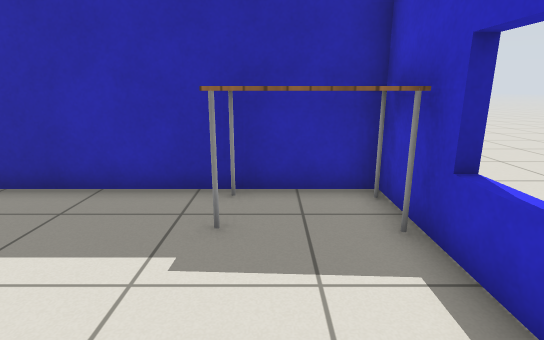
[1] (above)

12 first-person views from a walk through a world built for the Gazebo simulator. The camera is 1 m above the floor, tilts 14° down and sees 80° across. The floor is counted in squares, 0.5 m on a side. Each view is taken from the middle of a square. On the plan, view 1 faces up. The plan holds only what a view shows up to about 18 squares ahead; the rest is blank. Robots are left out. Simple patterns stand in for the simulator's built-in surfaces.

[2]
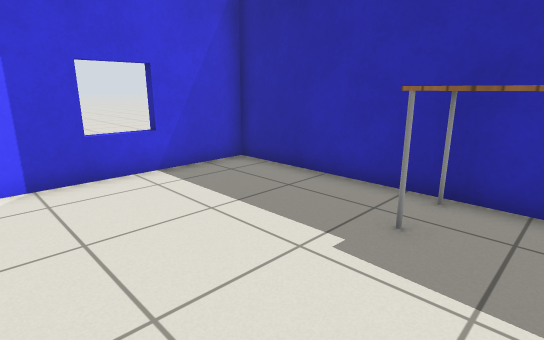

[3]
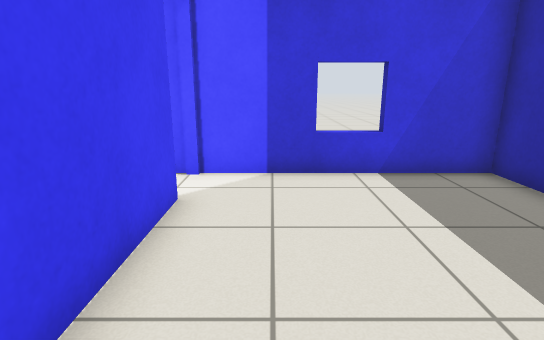

[4]
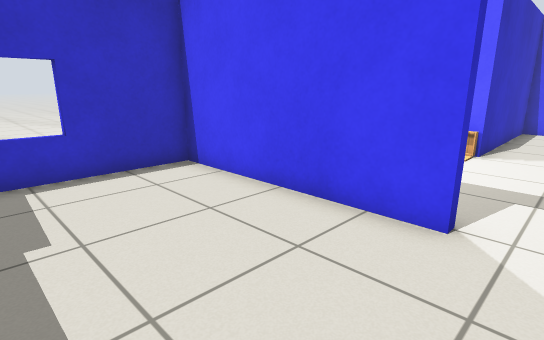

[5]
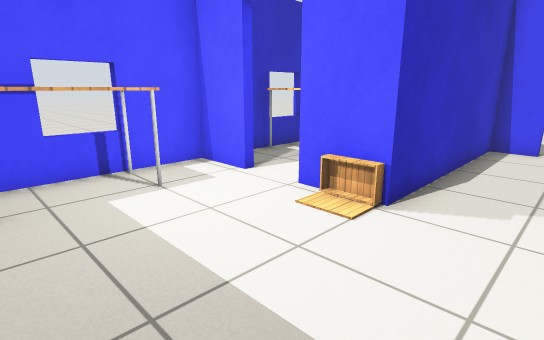

[6]
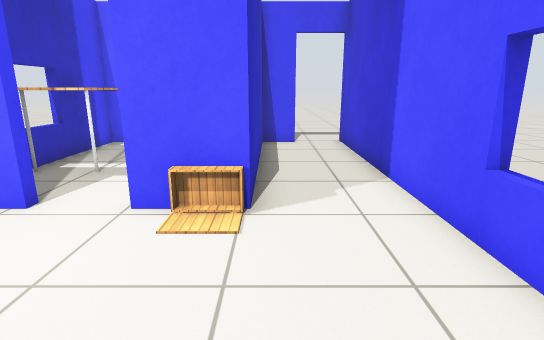

[7]
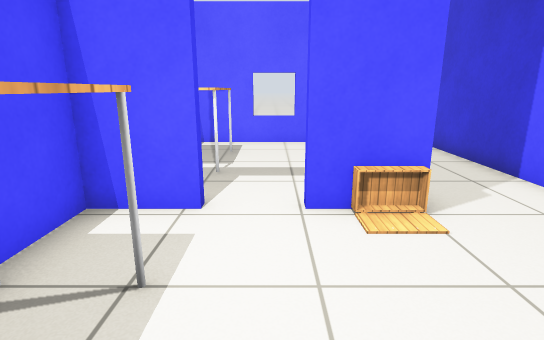

[8]
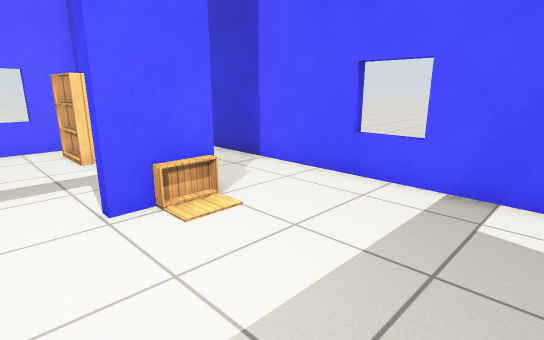

[9]
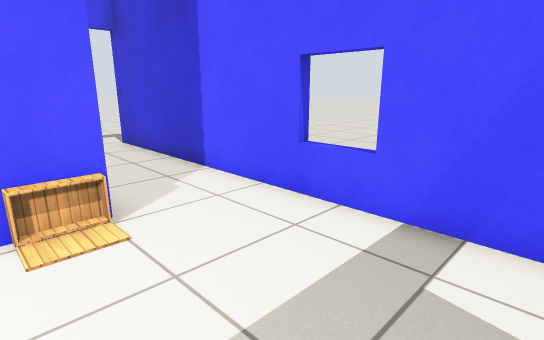

[10]
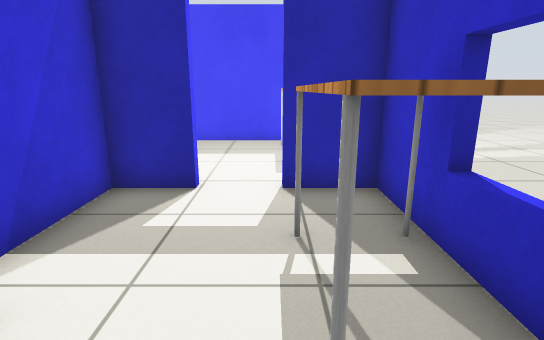

[11]
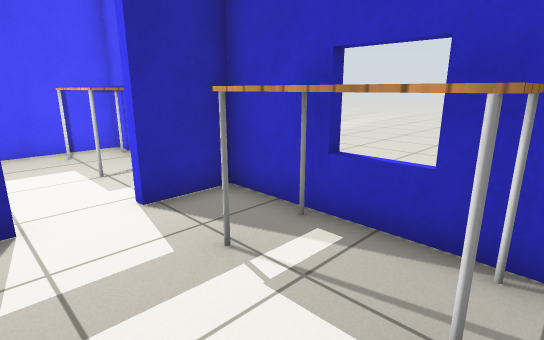

[12]
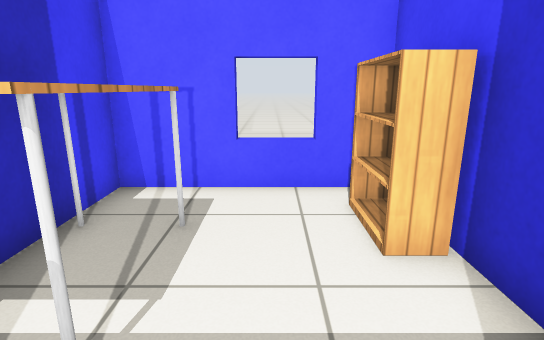

### Floor plan
Points are (right, up) in squares from view 1. A wall is a line through its corners. A room is listed if a view was taken in it or the views show most of it. See-through windows are left out.
Room 1 (views 1, 2, 3, 4)
walls: (-1.4, 6.4) (-6.7, 6.4) (-6.7, -1); (-4.9, -0.8) (2.2, -0.8) (2.2, 4.4); (2.2, 5.4) (2.2, 6.4)
ways out: open door at (-5.5, -1) to room 2
objects: table (-1, 5) to (2, 6)
Room 2 (views 5, 6, 7, 8, 9)
walls: (0.2, -7.2) (2.2, -7.2) (2.2, -1.1) (-3.1, -1.1); (-6.7, -1) (-6.7, -14.9); (-5, -14.5) (-3.6, -14.5) (-3.6, -7.2) (-1.6, -7.2)
ways out: open door at (-5.5, -1) to room 1; open door at (-0.5, -7) to room 3; open door at (-5.5, -15)
objects: other object (-3, -7); table (1, -5) to (1, -2)
Room 3 (views 10, 11, 12)
walls: (-3.3, -13.6) (-3.3, -14.5) (2.2, -14.5) (2.2, -7.5) (0.2, -7.5); (-1.6, -7.5) (-2.5, -7.5); (-3.3, -7.8) (-3.3, -11.2)
ways out: open door at (-0.5, -7) to room 2
objects: bookshelf (-3, -13) to (-3, -12); table (1, -12) to (1, -10)

Where each view was taken, in squares from view 1:
view 1: 0 up, 0 right, facing up
view 2: 0 up, 1 right, facing up-left
view 3: 1 up, 1 right, facing left
view 4: 4 up, 6 left, facing down-right
view 5: 2 down, 6 left, facing down-right
view 6: 2 down, 4 left, facing down
view 7: 2 down, 1 left, facing down
view 8: 2 down, 0 right, facing down-left
view 9: 2 down, 2 left, facing down-left
view 10: 14 down, 0 right, facing up
view 11: 13 down, 2 left, facing up-right
view 12: 8 down, 1 left, facing down
